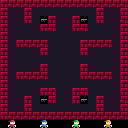

A 2D game scene composited from a Tiled map and its tileset images. What follows is a short description and the map's XML, with every tile layer's data as written:
An orthogonal 16x16 tile map with 8x8 px tiles, 1 tile layer (Tile Layer 1).

<map version="1.10" tiledversion="1.10.2" orientation="orthogonal" renderorder="right-down" width="16" height="16" tilewidth="8" tileheight="8" infinite="0" nextlayerid="2" nextobjectid="1">
 <tileset firstgid="1" source="shotgun.tsx" />
 <layer id="1" name="Tile Layer 1" width="16" height="16">
  <data encoding="csv">
7,3,3,3,3,3,3,3,3,3,3,3,3,3,3,3,
7,1,1,7,1,1,1,1,1,1,1,1,7,1,1,6,
7,1,1,6,1,8,7,1,1,7,8,1,6,1,1,3,
7,1,1,1,1,6,3,1,1,6,3,1,1,1,1,7,
7,1,1,1,1,1,1,1,1,1,1,1,1,1,1,7,
7,1,6,3,3,3,1,1,1,1,7,3,3,3,1,7,
7,1,1,1,1,6,1,1,1,1,6,1,1,1,1,7,
7,1,1,1,1,1,1,1,1,1,1,1,1,1,1,7,
7,1,1,1,1,7,1,1,1,1,7,1,1,1,1,7,
7,1,6,3,3,3,1,1,1,1,6,3,3,3,1,7,
7,1,1,1,1,1,1,1,1,1,1,1,1,1,1,7,
7,1,1,1,1,6,5,1,1,7,2,1,1,1,1,6,
7,1,1,7,1,8,2,1,1,7,8,1,7,1,1,3,
7,1,1,6,1,1,1,1,1,1,1,1,6,1,1,6,
6,3,3,3,3,3,3,3,3,3,3,3,3,3,3,3,
9,18,9,9,9,30,9,9,9,26,9,9,9,22,9,9
</data>
 </layer>
</map>